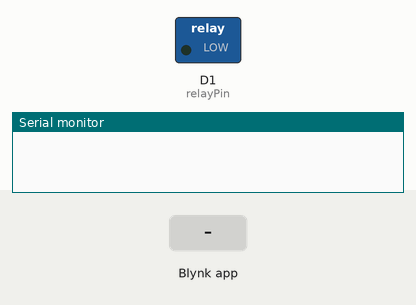
This sketch was run on a simulated ESP8266 (NodeMCU). Parts: switched loads named in the sketch (green lamp = pin HIGH), the last lines printed to the serial monitor. The inputs (shaded band) are chosen by the test bench. WiFi joins after 1.5 s; servers stay silent unless stated.

Above: at 3.0 s.
3.1 s: Blynk app writes 1 to V1
At 3.9 s:
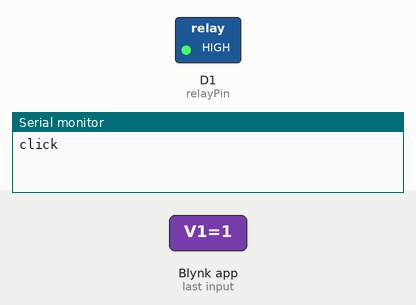
Timing chart, 0 to 6.1 s (numbered marks = the images above; inputs shaded):
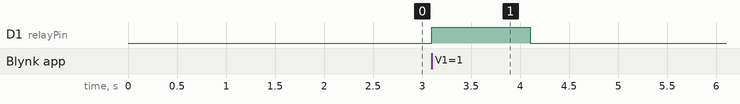

Measured:
- after the input at 3.1 s, D1 (relayPin): LOW → HIGH at once, → LOW 1.0 s later

The sketch:

sketch_nov04a.ino
```cpp
/*
 * Relay Shield - Blink
 * Turns on the relay for two seconds, then off for two seconds, repeatedly.
 *
 * Relay Shield transistor closes relay when D1 is HIGH
 */

#include <ESP8266WiFi.h>
#include <BlynkSimpleEsp8266.h>

// You should get Auth Token in the Blynk App.
// Go to the Project Settings (nut icon).
char auth[] = "<token>";

// Your WiFi credentials.
// Set password to "" for open networks.
char ssid[] = "<My SSID>";
char pass[] = "<My Password>";

BlynkTimer timer;

const int relayPin = D1;
const int trigPin = D2;
const int echoPin = D3;

// defines variables
long duration;
int distance;
int vStatus;
int timerID = 0;

void readSensor()
{
  digitalWrite(trigPin, LOW);
  delayMicroseconds(2);
  // Sets the trigPin on HIGH state for 10 micro seconds
  digitalWrite(trigPin, HIGH);
  delayMicroseconds(10);
  digitalWrite(trigPin, LOW);
  // Reads the echoPin, returns the sound wave travel time in microseconds
  duration = pulseIn(echoPin, HIGH);
  // Calculating the distance
  distance= duration*0.034/2;

  // You can send any value at any time.
  // Please don't send more that 10 values per second.
  Blynk.virtualWrite(V2, distance);

  if (distance > 20) {
    vStatus = 1;
  } else {
    vStatus = 2;
  }
  Blynk.virtualWrite(V1, vStatus);
}

void click() {
    digitalWrite(relayPin, HIGH); // turn on relay with voltage HIGH
    delay(1000L);
    digitalWrite(relayPin, LOW);  // turn off relay with voltage LOW
}

BLYNK_WRITE(V1)
{
  int pinValue = param.asInt(); // assigning incoming value from pin V1 to a variable
  timer.deleteTimer(timerID);

  if (pinValue != vStatus ) {
    Serial.println("click");
    click();
    vStatus = pinValue;
  }

  delay(5000L);
  timerID = timer.setInterval(5000L, readSensor);
}

void setup() {
  Serial.begin(9600);
  pinMode(relayPin, OUTPUT);
  pinMode(trigPin, OUTPUT); // Sets the trigPin as an Output
  pinMode(echoPin, INPUT); // Sets the echoPin as an Input

  Blynk.begin(auth, ssid, pass);
  timerID = timer.setInterval(5000L, readSensor);
}

void loop() {
  Blynk.run();
  timer.run();
}
```
